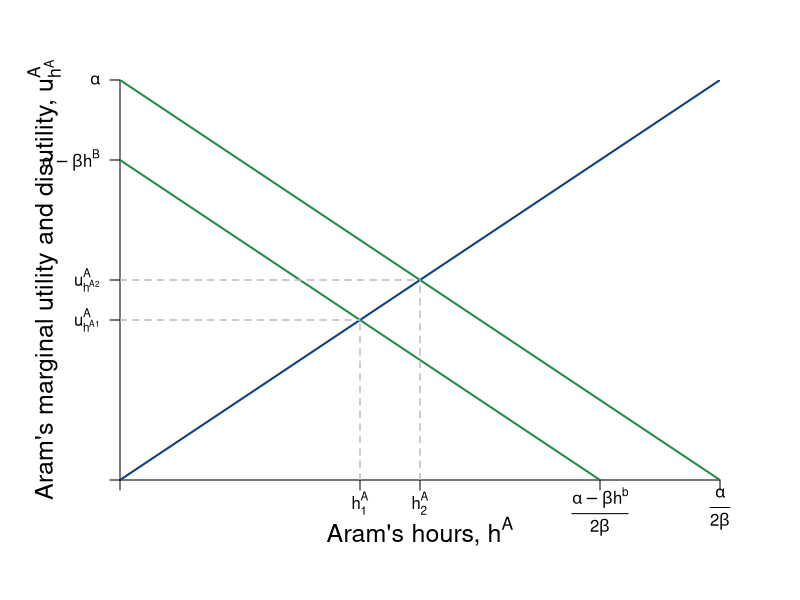

Write R code to recreate this figure. (Note: this script raises an error after producing the figure.)
require(shape)
pdf(file = "coordination_failures/marginal_benefit_cost_cournot.pdf", width = 9, height = 7)

#Set parameters for graphics
axislabelsize <- 1.5
graphlinewidth <- 2
segmentlinewidth <- 1.5

COL <- c("#7fc97f", "#beaed4", "#fdc086", "#ffff99", "#386cb0", "#f0027f", "#bf5b17", "#666666")
COLA <- c("#99d8c9","#66c2a4","#41ae76", "#238b45", "#005824")
COLB <- c("#4eb3d3", "#2b8cbe", "#0868ac","#084081")

par(mar =  c(6, 6, 4, 4))

MBenefit <- function(ea, eb = 12, alpha = 30, beta = 1/2) {
  (alpha - beta*eb - 2*beta*ea)
}

MCost <- function(ea, slope = 1, intercept = 0){
  slope*ea
 }


xlims <- c(0, 30)
ylims <- c(0, 30)

npts <- 501 
x <- seq(xlims[1], xlims[2], length.out = npts)
y <- seq(ylims[1], ylims[2], length.out = npts) 
a <- c(12, 46.08, 90)

plot(0, 0, xlim = xlims, ylim = ylims, type = "n",
     xlab = expression(paste("")),
     ylab = expression(paste("")), 
     xaxt = "n", 
     yaxt = "n", 
     cex.lab = axislabelsize, 
     bty = "n",
     xaxs="i", 
     yaxs="i")

# ticksy <- seq(from = 0, to = ylims[2], by = 2)
# ylabels <- seq(from = 0, to = ylims[2], by = 2)
# ticksx <- seq(from = 0, to = xlims[2], by = 2)
# xlabels <- seq(from = 0, to = xlims[2], by = 2)
ticksy <- c(0, MBenefit(12), MBenefit(15, eb = 0), MBenefit(ea = 0), ylims[2])
ylabels <- c(NA, expression(paste(u[h^A1]^A)), expression(paste(u[h^A2]^A)), expression(paste(alpha - beta*h^B)), expression(paste(alpha)))
ticksx <- c(0, 12, 15, 24, xlims[2])
xlabels <- c(NA, expression(paste(h[1]^A)), expression(paste(h[2]^A)), expression(paste(frac(alpha - beta*h^b,2*beta) )), expression(paste(frac(alpha,2*beta) )))

axis(1, at = ticksx, pos = 0, labels = FALSE)
axis(2, at = ticksy, pos = 0, labels = ylabels, las = 1)
text(x = c(0, 12, 15, 24, xlims[2]), par("usr")[3] - 0.4, labels = xlabels, srt = 0, pos = 1, xpd = TRUE)

mtext(expression(paste("Aram's hours, ", h^A)), side=1, line = 2.5, cex = axislabelsize)
text(-3.8, 0.5*ylims[2], expression(paste("Aram's marginal utility and disutility, ", u[h^A]^A)), xpd = TRUE, cex = axislabelsize, srt = 90) 

npts <- 500 
xx1 <- seq(xlims[1], xlims[2], length.out = npts)
xx2 <- seq(4, 8, length.out = npts)

lines(xx1, MBenefit(xx1, eb = 12), col = COLA[4], lwd = graphlinewidth)
lines(xx1, MBenefit(xx1, eb = 0), col = COLA[4], lwd = graphlinewidth)
lines(xx1, MCost(xx1), col = COLB[4], lwd = graphlinewidth)
#lines(xx1, indiffA(xx1, ua = 46.08), col = COLA[4], lwd = graphlinewidth)
#lines(xx2, mrsA(xx2), col = "gray", lwd = graphlinewidth, lty = 2)


#segments(0, 18, xlims[2], 18, lty = 2, col =  COLB[3] , lwd = segmentlinewidth)

#segments(0, 6, xlims[2], 6, lty = 2, col = COLB[3] , lwd = segmentlinewidth)

#For NE hours = 12
segments(0, 12, 12, 12, lty = 2, col =  "gray", lwd = segmentlinewidth)
segments(12, 0, 12, MBenefit(12), lty = 2, col = "gray", lwd = segmentlinewidth)

#For P-efficient hours = 10
segments(0, MBenefit(15, eb = 0), 15, MBenefit(15, eb = 0), lty = 2, col = "gray" , lwd = segmentlinewidth)
segments(15, 0, 15, MBenefit(15, eb = 0),  lty = 2, col = "gray" , lwd = segmentlinewidth)


#segments(4.11765, 6.17647, 5.88, 8.88, lty = 1, col = COL[2] , lwd = graphlinewidth)
# text(9.5, 30, expression(paste("Slope at ", (list(e^A, y^A)) == (list(6, 28)), " is ", e^A == 6)))

text(10, 26, expression(paste("Marginal Benefit")), cex = labelsize)
text(10, 24.5, expression(paste(mb^A== alpha - 2*beta*h^A )), cex = labelsize)
text(10, 23, expression(paste("when, ", h^B== 0 )), cex = labelsize)
#text(2, 12.5, expression(paste(mb[3]^A == alpha, " when ", h^b == 0)), cex = labelsize)
#text(0.7, 4.5, expression(paste(mb[1]^A)), cex = labelsize)

text(24, 18.9, expression(paste("Marginal Disutility, ", mc^A == h^A)), cex = labelsize)
#text(24, 16, expression(paste("Marginal Disutility", phantom() == h[2]^A)), cex = labelsize)

text(24, 15, expression(paste("Marginal Benefit ")), cex = labelsize)
text(24, 13.5, expression(paste(mb^A == alpha - beta*h^B - 2*beta*h^A)), cex = labelsize)
text(24, 12, expression(paste("when, ", h^B > 0 )), cex = labelsize)
Arrows(21.5, 12.5, 17, 8, col = "black", lty = 1, lwd = 2, arr.type = "triangle", arr.lwd = 0.5)


# text(3, 11, expression(paste(alpha, " increases, or ")), cex = labelsize)
# text(3, 10.5, expression(paste(h^B, " decreases")), cex = labelsize)
# 
# Arrows(1.5, 7.5, 1.5, 4.5, col = "black", lty = 1, lwd = 2, arr.type = "triangle", arr.lwd = 0.5)
# text(3, 5.5, expression(paste(alpha, " decreases, or ")), cex = labelsize)
# text(3, 5, expression(paste(h^B, " increases")), cex = labelsize)

# segments(28, 0, 28, 12, lty = 2, col = "gray" , lwd = segmentlinewidth)
points(12, 12, pch = 16, col = "black", cex = 1.5)
text(12 + 0.75, 12, expression(paste(f)), cex = labelsize)
# 
# segments(16, 0, 16, 18, lty = 2, col = "gray" , lwd = segmentlinewidth)
points(15, 15, pch = 16, col = "black", cex = 1.5)
text(15 + 0.75, 15, expression(paste(g)), cex = labelsize)
# 
# segments(40, 0, 40,  MBenefit(40), lty = 2, col = "gray" , lwd = segmentlinewidth)
# points(40, MBenefit(40), pch = 16, col = "black", cex = 1.5)
# text(40 + 0.75, MBenefit(40) + 0.75, expression(paste(e)), cex = labelsize)

#Label the iso-welfare functions for the HG, Aisha
text(9.7, 60, expression(u[1]^A))
text(7.6, 60, expression(u[2]^A))
text(4.8, 60, expression(u[3]^A))



dev.off()
